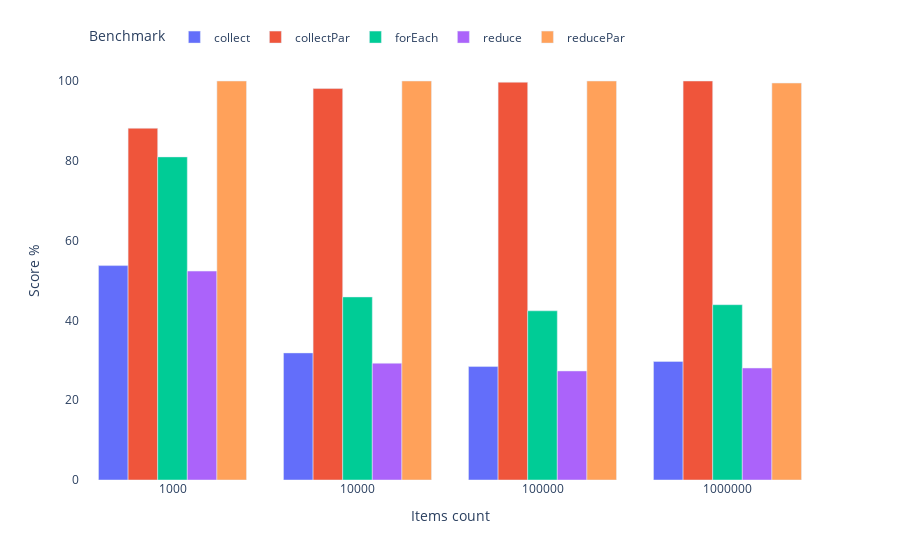

Notebook code for this chart:
### Code cell
write_chart(chart,profile,benchmark)

### Figure 1 — Plotly figure (JSON) as saved in the notebook; plotly's stock layout.template omitted (floating-point values rounded to 4 significant figures)
{"data": [{"alignmentgroup": "True", "hovertemplate": "Benchmark=collect<br>Items count=%{x}<br>Score %=%{y}<extra></extra>", "legendgroup": "collect", "marker": {"color": "#636efa", "pattern": {"shape": ""}}, "name": "collect", "offsetgroup": "collect", "orientation": "v", "showlegend": true, "textposition": "auto", "type": "bar", "x": ["1000", "10000", "100000", "1000000"], "xaxis": "x", "y": [53.74, 31.85, 28.44, 29.7], "yaxis": "y"}, {"alignmentgroup": "True", "hovertemplate": "Benchmark=collectPar<br>Items count=%{x}<br>Score %=%{y}<extra></extra>", "legendgroup": "collectPar", "marker": {"color": "#EF553B", "pattern": {"shape": ""}}, "name": "collectPar", "offsetgroup": "collectPar", "orientation": "v", "showlegend": true, "textposition": "auto", "type": "bar", "x": ["1000", "10000", "100000", "1000000"], "xaxis": "x", "y": [88.16, 98.11, 99.7, 100], "yaxis": "y"}, {"alignmentgroup": "True", "hovertemplate": "Benchmark=forEach<br>Items count=%{x}<br>Score %=%{y}<extra></extra>", "legendgroup": "forEach", "marker": {"color": "#00cc96", "pattern": {"shape": ""}}, "name": "forEach", "offsetgroup": "forEach", "orientation": "v", "showlegend": true, "textposition": "auto", "type": "bar", "x": ["1000", "10000", "100000", "1000000"], "xaxis": "x", "y": [80.98, 45.88, 42.4, 43.94], "yaxis": "y"}, {"alignmentgroup": "True", "hovertemplate": "Benchmark=reduce<br>Items count=%{x}<br>Score %=%{y}<extra></extra>", "legendgroup": "reduce", "marker": {"color": "#ab63fa", "pattern": {"shape": ""}}, "name": "reduce", "offsetgroup": "reduce", "orientation": "v", "showlegend": true, "textposition": "auto", "type": "bar", "x": ["1000", "10000", "100000", "1000000"], "xaxis": "x", "y": [52.35, 29.26, 27.32, 28.06], "yaxis": "y"}, {"alignmentgroup": "True", "hovertemplate": "Benchmark=reducePar<br>Items count=%{x}<br>Score %=%{y}<extra></extra>", "legendgroup": "reducePar", "marker": {"color": "#FFA15A", "pattern": {"shape": ""}}, "name": "reducePar", "offsetgroup": "reducePar", "orientation": "v", "showlegend": true, "textposition": "auto", "type": "bar", "x": ["1000", "10000", "100000", "1000000"], "xaxis": "x", "y": [100, 100, 100, 99.49], "yaxis": "y"}], "layout": {"autosize": true, "barmode": "group", "legend": {"orientation": "h", "title": {"text": "Benchmark"}, "tracegroupgap": 0, "x": 0.01, "xanchor": "left", "y": 1.02, "yanchor": "bottom"}, "margin": {"t": 60}, "plot_bgcolor": "rgba(0, 0, 0, 0)", "xaxis": {"anchor": "y", "autorange": true, "domain": [0, 1], "range": [-0.5, 3.5], "title": {"text": "Items count"}, "type": "category"}, "yaxis": {"anchor": "x", "autorange": true, "domain": [0, 1], "range": [0, 105.3], "title": {"text": "Score %"}, "type": "linear"}}}
